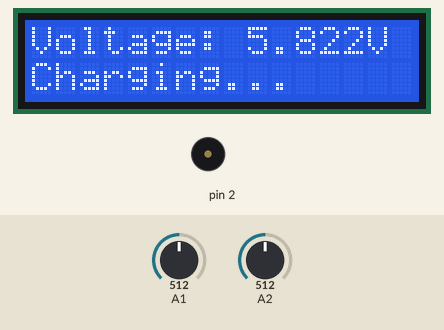
Simulated run of this sketch. Board: Arduino Uno, built with avr-gcc and run on an emulated ATmega328P. Shown: 16×2 character LCD, buzzer (waves = sounding). The inputs (shaded band) are chosen by the test bench; at power-on: A2 = 512, A1 = 512.

Above: at 3.5 s.
3.6 s: A2 set to 421
5.1 s: A2 set to 391
At 6.2 s:
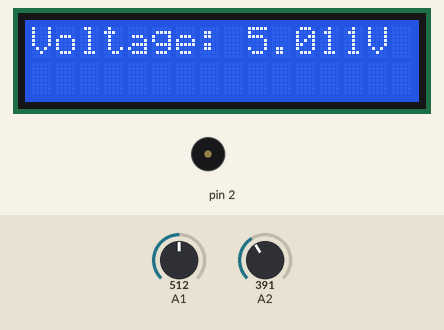
7.0 s: A1 set to 356
At 8.3 s:
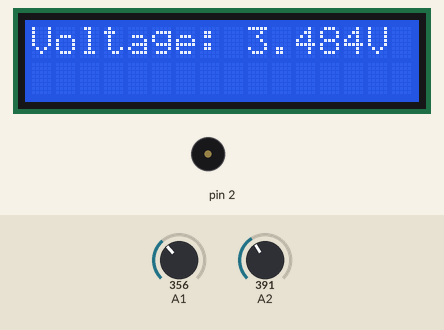
8.6 s: A1 set to 320
At 9.8 s:
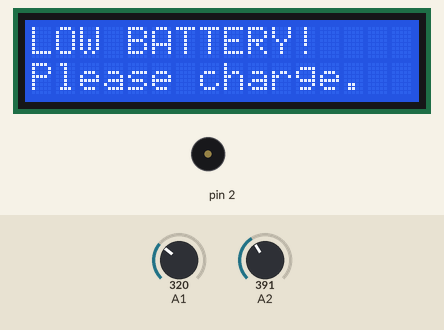
11.4 s: A2 set to 511
At 12.1 s:
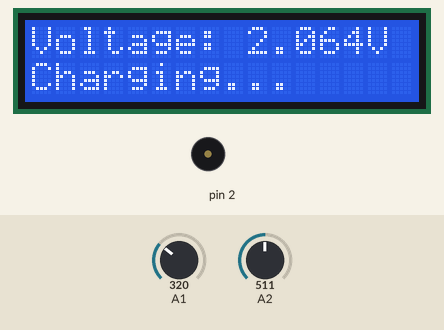
13.3 s: A1 set to 844
At 14.6 s:
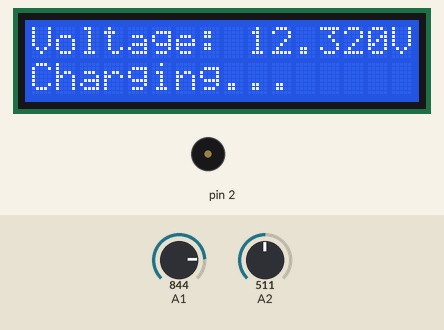
14.9 s: A1 set to 869
At 15.3 s:
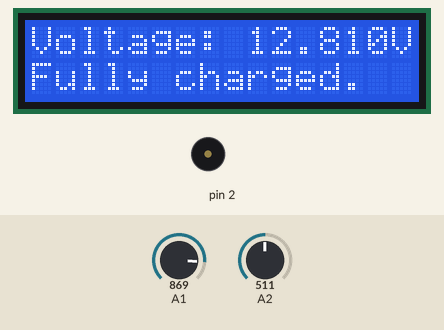
Timing chart, 0 to 17.5 s (numbered marks = the images above; inputs shaded):
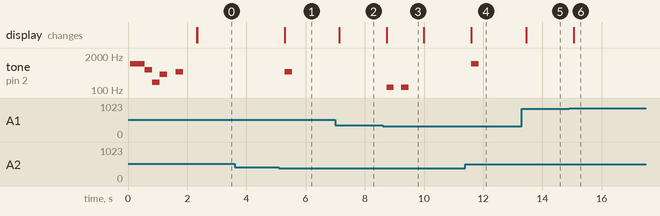

Measured:
- the behaviour switches between 409 and 408 on A2 (found by bisection; images 0 and 1)
- the behaviour switches between 338 and 337 on A1 (found by bisection; images 2 and 3)
- the behaviour switches between 852 and 853 on A1 (found by bisection; images 5 and 6)
- after the input at 3.6 s, every drawn part: stays the same
- after the input at 5.1 s, tone on pin 2: silent → 500 Hz after 0.19 s, → silent 0.25 s later; the display: changes after 0.19 s (image 1)
- after the input at 7.0 s, the display: changes after 0.14 s (image 2)
- after the input at 8.6 s, tone on pin 2: alternates 125 Hz for 0.25 s and silent for 0.25 s, 4 changes in all, then stays silent, starting after 0.14 s; the display: changes after 0.14 s (image 3)
- after the input at 11.4 s, tone on pin 2: silent → 1000 Hz after 0.19 s, → silent 0.25 s later; the display: first changes after 0.19 s (image 4 shows a later state)
- after the input at 13.3 s, the display: changes after 0.15 s (image 5)
- after the input at 14.9 s, the display: first changes after 0.16 s (image 6 shows a later state)

The sketch:

BATMONIT_EN.ino
```cpp
 //Libraries
#include <LiquidCrystal.h>
//LCD Setup
const int rs = 8, en = 9, d4 = 4, d5 = 5, d6 = 6, d7 = 7;
LiquidCrystal lcd(rs, en, d4, d5, d6, d7);
bool lowbatterynoted = false;
bool chargingnoted = true;
bool lse = false;
bool lsed = false;
bool ccn = true;
bool fn = false;

//Get VCC Voltage function
double readVcc() {
  long result;
  // Read 1.1V reference against AVcc
  ADMUX = _BV(REFS0) | _BV(MUX3) | _BV(MUX2) | _BV(MUX1);
  delay(2); // Wait for Vref to settle
  ADCSRA |= _BV(ADSC); // Convert
  while (bit_is_set(ADCSRA, ADSC));
  result = ADCL;
  result |= ADCH << 8;
  result = 1126400L / result; // Back-calculate AVcc in mV
  return double(result) / 1000.0D;
}

//ADC to voltage
double readAnalogVoltage(int analogpin) {
  return (double(analogRead(analogpin)) / 1023.0D) * readVcc();
}

//Main functions
void setup() {
  lcd.begin(16,2); //LCD Setup
  pinMode(2,OUTPUT);
  digitalWrite(2,LOW); // To avoid junk noise
  lcd.clear();
    lcd.home(); //Initalize LCD
    lcd.print("    WELCOME!    ");
    lcd.setCursor(0,1);
    lcd.print("1S Li-Po Monitor"); //Print a message
  tone(2, 1000);
    delay(500);
    noTone(2);
     tone(2, 600);
    delay(250);
    noTone(2);
    tone(2, 200);
    delay(250);
    noTone(2);
    tone(2, 400);
    delay(250);
    noTone(2);
    pinMode(2,OUTPUT);
    digitalWrite(2,LOW); // Play a sound
    delay(300);
    tone(2, 500);
    delay(250);
    noTone(2);
    pinMode(2,OUTPUT);
    digitalWrite(2,LOW); // Play a sound
    delay(450);
    lcd.clear();
    lcd.home(); // Prepare for main operation
    analogRead(A1);
    analogRead(A2); // Prepare analog pins
}

void loop() {
  if(lse == false) {
    ccn = true;
  }
  double batteryvolt; // Battery voltage
  boolean charging = false; // Is charging now?
  if(readAnalogVoltage(A2) > 2.0D) {
    batteryvolt = (2*(readAnalogVoltage(A1)) * 2.0D) - 4.2D; // Estimate battery voltage
    charging = true;
  } else {
    batteryvolt = 2*(readAnalogVoltage(A1));
  }
  if(2*readAnalogVoltage(A1) < 3.3D && !lowbatterynoted && !charging && lse) {
    lcd.clear();
    lcd.home(); //Initalize LCD
    lcd.print("LOW BATTERY!");
    lcd.setCursor(0,1);
    lcd.print("Please charge."); //Print a message
    //Low Battery Tone
    tone(2, 125);
    delay(250);
    noTone(2);
    pinMode(2,OUTPUT);
    digitalWrite(2,LOW); // To avoid junk noise
    delay(250);
    noTone(2);
    tone(2, 125);
    delay(250);
    noTone(2);
    pinMode(2,OUTPUT);
    digitalWrite(2,LOW); // To avoid junk noise
    delay(500);
    lcd.clear(); //To avoid mess
    lowbatterynoted = true;
    if(ccn){
    fn = false;
    } else {
      fn = true;
    }
  } else if(2*readAnalogVoltage(A1) >= 3.3D) {
    lowbatterynoted = false;
    fn = true;
  } else {
    fn = false;
  }
  lcd.home();
  lcd.print("Voltage: " + String(batteryvolt,3) + "V   "); // Voltage
  lcd.setCursor(0,1);
  if(charging) {
    if(readAnalogVoltage(A1) >= 4.17D) {
      lcd.print("Fully charged."); // Fully charged.
    } else {
      lcd.print("Charging...   "); // Charging now!
    }
    if(!chargingnoted) {
      //Charging Battery Tone
    tone(2, 1000);
    delay(250);
    noTone(2);
    pinMode(2,OUTPUT);
    digitalWrite(2,LOW); // To avoid junk noise
    chargingnoted = true;
    }
    lowbatterynoted = false;
  } else {
      lcd.print("              "); // Blanked
    if(chargingnoted == true && lsed == true && fn) {
      //Charger unplugged Tone
    tone(2, 500);
    delay(250);
    noTone(2);
    pinMode(2,OUTPUT);
    digitalWrite(2,LOW); // To avoid junk noise
    ccn = false;
    } else {
      if(lsed){
        ccn = true;
      }
    }
    chargingnoted = false;
  }
  delay(250); // To not mix numbers in 16x2 LCD.
  lsed = lse;
  lse = true;
  }
```
